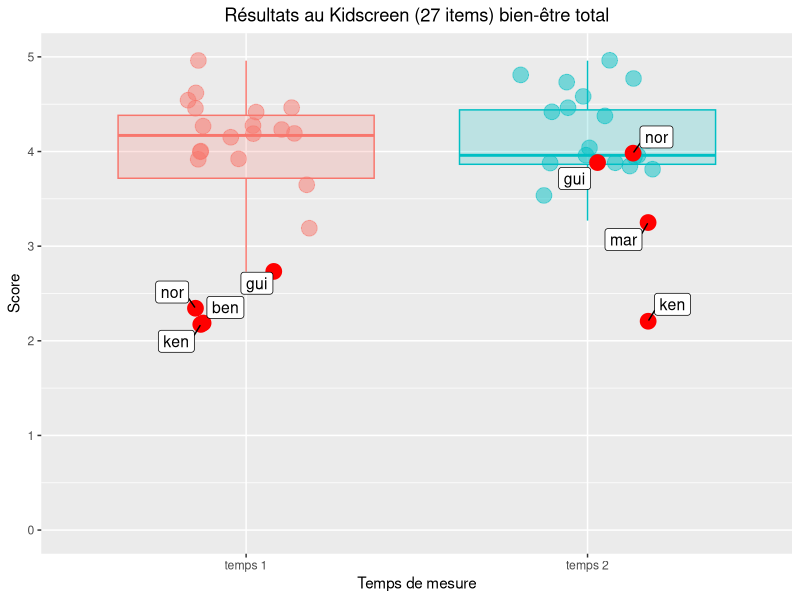
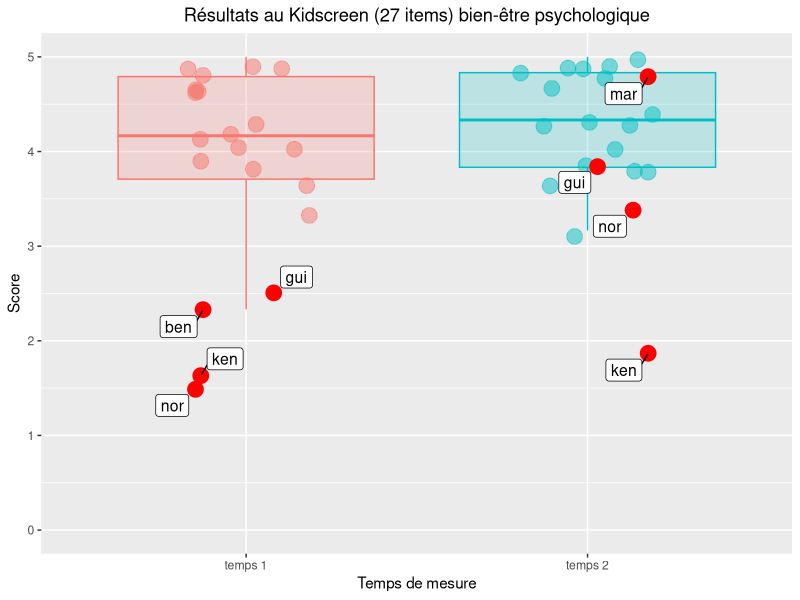
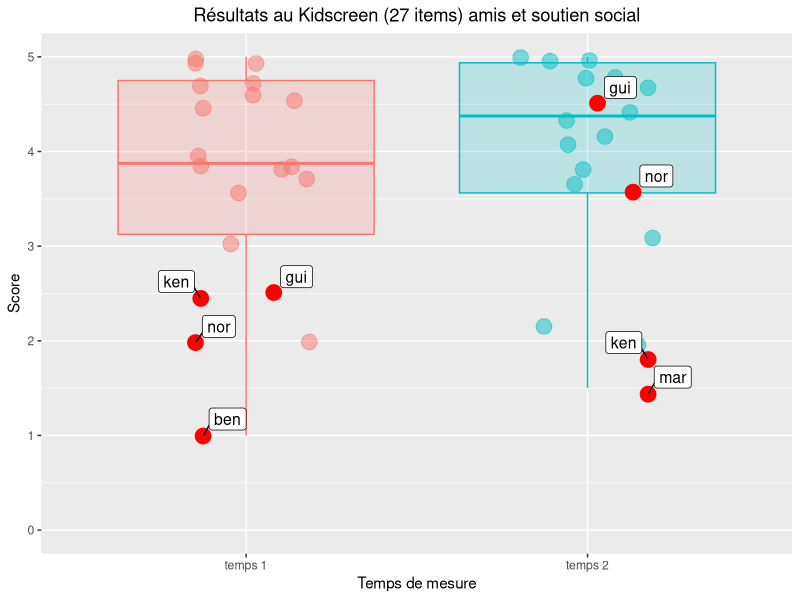
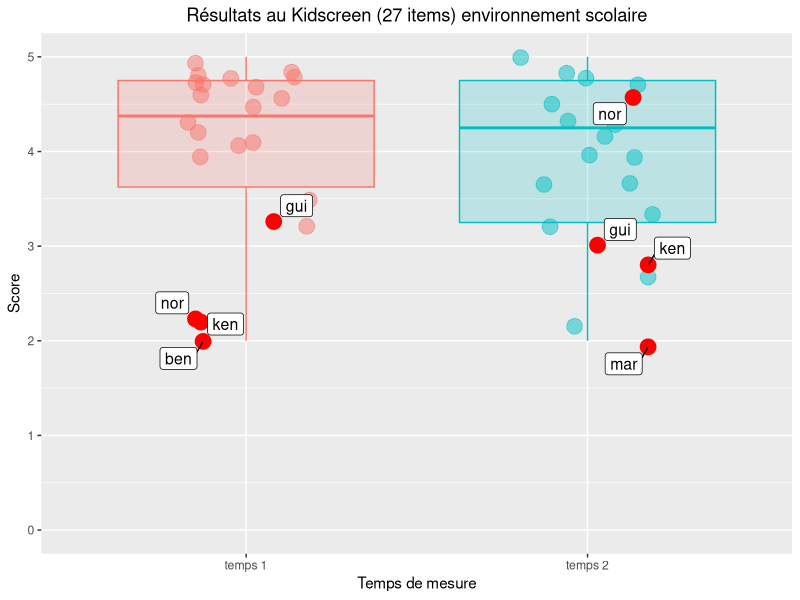

These figures' R source, in order: (Note: this script raises an error after producing the figures.)
# lancement des packages----
library(readxl)
library(tidyverse)
library(ggrepel) # pour les labels des plots

# importation des données brutes présentées sous la forme d'un tableau unique de deux temps, issu de manipulations depuis deux Google Forms (octobre 2016 et avril 2017)

d <- read_excel("stm2017_nb_raw.xlsx")
str(d)

# Recodage des variables au score inversé----



d <- d %>% # On parle des deux variables uniquement
  mutate(ks_9 = 6 - ks_9,
         ks_10 = 6 - ks_10
         )

# Création du score général aux 26 questions et ajout à d----
d <- d %>% 
  mutate(ks_sco = rowMeans(select(.,starts_with("ks_")) ,na.rm =T),
         ks_sco = round(ks_sco,2)) # score arrondi à deux décimales

# Création du score spécifique aux items liés au bien-être psychologique et ajout à d----
d <- d %>% 
  mutate(ks_bep = rowMeans(select(.,ks_6,ks_7,ks_8,ks_9,ks_10,ks_11) ,na.rm =T),
  )

# Création du score spécifique aux items liés à l'amitié et ajout à d----
d <- d %>% 
  mutate(ks_ami = rowMeans(select(.,ks_19,ks_20,ks_21,ks_22) ,na.rm =T),
  )

# Création du score spécifique aux items liés au bien-être scolaire et ajout à d----
d <- d %>% 
  mutate(ks_bes = rowMeans(select(.,ks_23,ks_24,ks_25,ks_26) ,na.rm =T),
  )

# Création du tableau strictement pairé----

# suppression des id non strictement membre d'une paire (t1, t2) par création d'un df de comparaison.

d_comp <- d %>% 
  drop_na(id) %>% # pour éliminer les lignes non identifiées
  arrange(id) %>% # visuel
  group_by(id, tim) %>% 
  count(id) %>% 
  filter(n==1) %>% # On a pas fini. On s'est assuré que chaque id est unique dans chaque modalité de temps. On doit encore être sûrs qu'on a maintenant exactement une paire (t1,t2).
  ungroup() %>% 
  group_by(id) %>% 
  count(id) %>% 
  filter(n==2) %>% # on ne garde que les paires de id qui se retrouvent dans t1 et t2. C'est notre grosse perte de données de ce traitement
  ungroup()

# Notre df de comparaison est prêt. On peut procéder à l'élagage.

d_paired <- d %>% 
  filter(id %in% d_comp$id) # d_paired contient donc 14 paires d'observation; on peut faire les descriptives à partir de cela.

# procédons à la préparation d'un petit résumé de cet échantillon.

d_paired_sum <- d_paired %>% 
  group_by(tim, sex) %>% 
  summarise(n=n())

# stat descriptives (mean et sd pour nos 3 scores d'intérêt)----

d_paired_sum2 <- d_paired %>% 
  group_by(tim) %>% 
  summarise(n=n(),
            mean_ks=round(mean(ks_sco),2),
            mean_ks_bep=round(mean(ks_bep),2),
            mean_ks_ami=round(mean(ks_ami),2),
            mean_ks_bes=round(mean(ks_bes),2),
            sd_ks=round(sd(ks_sco),2),
            sd_ks_bep=round(sd(ks_bep),2),
            sd_ks_ami=round(sd(ks_ami),2),
            sd_ks_bes=round(sd(ks_bes),2),
            )

# Retour sur d pour observer qualitativement les dispersions des participants d'origine (avant pairage, élimination)----

#########################
# Visualisation en loop #
#########################

# créer une position qui sera reprise par jitter et aussi text_repel (donc set.seed n'est plus nécessaire)
pos <- position_jitter(width = 0.2, seed = 2)

# Préparation de la boucle titre----
tit <- c("bien-être total",
            "bien-être psychologique",
            "amis et soutien social",
            "environnement scolaire"
           ) # vecteur pour le titre de chaque plot

# Préparation de la boucle des variables----
var <- names(d)[30:33]

# Préparation de la liste de plots----
plot_list <- list()

# chaque liste est dans le même ordre !

for (i in 1:4) {
p <- d %>% 
    ggplot() +
    aes(x = tim, colour = tim) +
    aes_string(y = var[i]) +
    geom_boxplot(outlier.shape = NA, alpha = .2, aes(fill = tim), show.legend = FALSE) +
    geom_jitter(data = subset(d, id!="gui" & id!="ben" & id!="ken" & id!="nor" & id!="mar"), position = pos, size = 5, alpha = .5, show.legend = FALSE) + # On détermine visuellement la limite qui nous intéresse pour les labels
    ylim(0, 5) +
    geom_jitter(data = subset(d, id=="gui" | id=="ben" | id=="ken" | id=="nor" | id=="mar"), position = pos, size = 5, alpha = 1, color = "red", show.legend = FALSE) +
    geom_label_repel(data = subset(d, id=="gui" | id=="ben" | id=="ken" | id=="nor" | id=="mar"), position = pos, aes(label=id), size = 4, color = "black") +
    labs(y="Score", x = "Temps de mesure", title = paste("Résultats au Kidscreen (27 items)", tit[i])) +
    theme(plot.title = element_text(hjust = 0.5)) 
    plot_list[[i]] <- p
    }
dev.off()  


# enregistrement des plots en png par fichier séparé avec un nom correspondant au nom de la dimension.
for (i in 1:4) {
  temp_plot = plot_list[[i]]
  ggsave(temp_plot, file=paste0("plot_", tit[[i]],".png"), width = 14, height = 10, units = "cm")
}

dev.off()  


#############################
# Visualisation sans boucle #
#############################
set.seed(2)

vis_sco <- d %>% 
  ggplot() +
  aes(x = tim, y = ks_sco, colour = tim) +
  geom_boxplot(outlier.shape = NA, alpha = .2, aes(fill = tim), show.legend = FALSE) +
  geom_jitter(data = subset(d, id!="gui" & id!="ben" & id!="ken" & id!="nor" & id!="mar"), position = pos, size = 5, alpha = .5, show.legend = FALSE) + # On détermine visuellement la limite qui nous intéresse pour les labels
  ylim(0, 5) +
  geom_jitter(data = subset(d, id=="gui" | id=="ben" | id=="ken" | id=="nor" | id=="mar"), position = pos, size = 5, alpha = 1, color = "red", show.legend = FALSE) +
  geom_label_repel(data = subset(d, id=="gui" | id=="ben" | id=="ken" | id=="nor" | id=="mar"), position = pos, aes(label=id), size = 4, color = "black") +
  labs(y="Score", x = "Temps de mesure", title = "Résultats au Kidscreen (26 items)") +
  theme(plot.title = element_text(hjust = 0.5))

vis_ami <- d %>% 
  ggplot() +
  aes(x = tim, y = ks_ami, colour = tim) +
  geom_boxplot(outlier.shape = NA, alpha = .2, aes(fill = tim), show.legend = FALSE) +
  geom_jitter(data = subset(d, id!="gui" & id!="ben" & id!="ken" & id!="nor" & id!="mar"), position = pos, size = 5, alpha = .5, show.legend = FALSE) + 
  geom_jitter(data = subset(d, id=="gui" | id=="ben" | id=="ken" | id=="nor" | id=="mar"), position = pos, size = 5, alpha = 1, color = "red", show.legend = FALSE) +
  geom_label_repel(data = subset(d, id=="gui" | id=="ben" | id=="ken" | id=="nor" | id=="mar"), position = pos, aes(label=id), size = 4, color = "black") +
  labs(y="Score", x = "Temps de mesure", title = "Résultats au Kidscreen - dimension amitié et soutien social") +
  theme(plot.title = element_text(hjust = 0.5))

vis_bes <- d %>% 
  ggplot() +
  aes(x = tim, y = ks_bes, colour = tim) +
  geom_boxplot(outlier.shape = NA, alpha = .2, aes(fill = tim), show.legend = FALSE) +
  geom_jitter(data = subset(d, id!="gui" & id!="ben" & id!="ken" & id!="nor" & id!="mar"), position = pos, size = 5, alpha = .5, show.legend = FALSE) + 
  geom_jitter(data = subset(d, id=="gui" | id=="ben" | id=="ken" | id=="nor" | id=="mar"), position = pos, size = 5, alpha = 1, color = "red", show.legend = FALSE) +
  geom_label_repel(data = subset(d, id=="gui" | id=="ben" | id=="ken" | id=="nor" | id=="mar"), position = pos, aes(label=id), size = 4, color = "black") +
  ylim(0, 5) +
  labs(y="Score", x = "Temps de mesure", title = "Résultats au Kidscreen - dimension environnement scolaire") +
  theme(plot.title = element_text(hjust = 0.5))


vis_bep <- d %>% 
  ggplot() +
  aes(x = tim, y = ks_bep, colour = tim) +
  geom_boxplot(outlier.shape = NA, alpha = .2, aes(fill = tim), show.legend = FALSE) +
  geom_jitter(data = subset(d, id!="gui" & id!="ben" & id!="ken" & id!="nor" & id!="mar"), position = pos, size = 5, alpha = .5, show.legend = FALSE) + 
  geom_jitter(data = subset(d, id=="gui" | id=="ben" | id=="ken" | id=="nor" | id=="mar"), position = pos, size = 5, alpha = 1, color = "red", show.legend = FALSE) +
  geom_label_repel(data = subset(d, id=="gui" | id=="ben" | id=="ken" | id=="nor" | id=="mar"), position = pos, aes(label=id), size = 4, color = "black") +
  ylim(0, 5) +
  labs(y="Score", x = "Temps de mesure", title = "Résultats au Kidscreen - dimension bien-être psychologique") +
  theme(plot.title = element_text(hjust = 0.5))